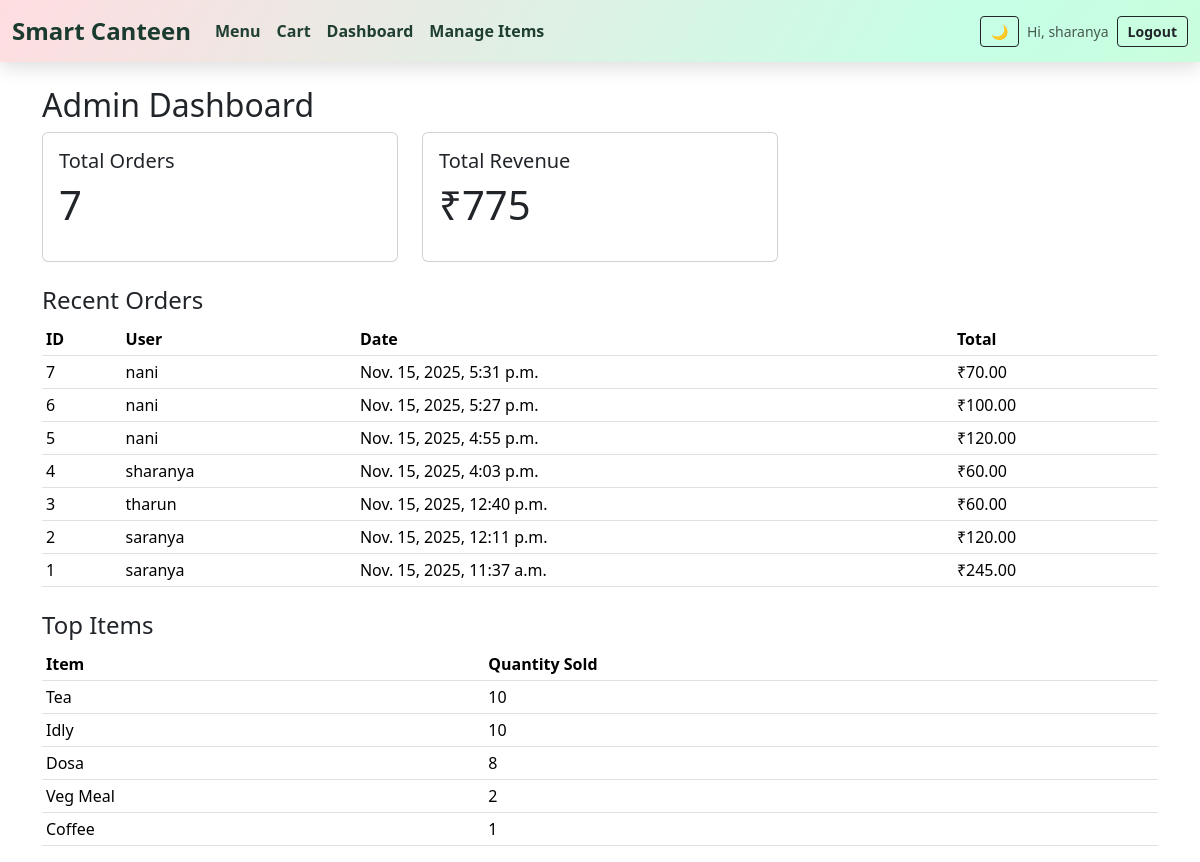
Screenshot of /dashboard/ (signed in) with the database file from the repository.
### menu_app/models.py (models this page shows, shortened)
class Order(models.Model):
    user = models.ForeignKey(
        'auth.User',
        on_delete=models.SET_NULL,
        null=True,
        blank=True
    )
    created_at = models.DateTimeField(auto_now_add=True)
    total_price = models.DecimalField(max_digits=10, decimal_places=2, default=0)

class Item(models.Model):
    name = models.CharField(max_length=100)
    description = models.TextField(blank=True)
    price = models.DecimalField(max_digits=7, decimal_places=2)
    category = models.CharField(
        max_length=50,
        choices=CATEGORY_CHOICES,
        blank=True
    )
    available = models.BooleanField(default=True)
    image = models.ImageField(
        upload_to='menu_images/',
        blank=True,
        null=True
    )
    rating = models.PositiveIntegerField(
        default=0,
        validators=[
            MinValueValidator(0),
            MaxValueValidator(5)
        ]
    )

### menu_app/views.py (the view)
# urls.py: path('dashboard/', views.dashboard, name='dashboard'),
@user_passes_test(lambda u: u.is_staff)
def dashboard(request):
    total_orders = Order.objects.count()
    total_revenue = Order.objects.aggregate(Sum('total_price'))['total_price__sum'] or 0
    recent_orders = Order.objects.order_by('-created_at')[:10]
    top_items = (
        OrderItem.objects
        .values('item__name')
        .annotate(total_qty=Sum('quantity'))
        .order_by('-total_qty')[:5]
    )
    context = {
        'total_orders': total_orders,
        'total_revenue': total_revenue,
        'recent_orders': recent_orders,
        'top_items': top_items,
    }
    return render(request, 'dashboard.html', context)

### templates/dashboard.html
{% extends 'base.html' %}
{% block content %}
<h2>Admin Dashboard</h2>
<div class="row mb-4">
  <div class="col-md-4">
    <div class="card">
      <div class="card-body">
        <h5>Total Orders</h5>
        <p class="display-6">{{ total_orders }}</p>
      </div>
    </div>
  </div>
  <div class="col-md-4">
    <div class="card">
      <div class="card-body">
        <h5>Total Revenue</h5>
        <p class="display-6">₹{{ total_revenue }}</p>
      </div>
    </div>
  </div>
</div>
<h4>Recent Orders</h4>
<table class="table table-sm">
  <thead>
    <tr>
      <th>ID</th>
      <th>User</th>
      <th>Date</th>
      <th>Total</th>
    </tr>
  </thead>
  <tbody>
    {% for order in recent_orders %}
    <tr>
      <td>{{ order.id }}</td>
      <td>{{ order.user }}</td>
      <td>{{ order.created_at }}</td>
      <td>₹{{ order.total_price }}</td>
    </tr>
    {% empty %}
    <tr><td colspan="4">No orders yet.</td></tr>
    {% endfor %}
  </tbody>
</table>
<h4 class="mt-4">Top Items</h4>
<table class="table table-sm">
  <thead>
    <tr>
      <th>Item</th>
      <th>Quantity Sold</th>
    </tr>
  </thead>
  <tbody>
    {% for row in top_items %}
    <tr>
      <td>{{ row.item__name }}</td>
      <td>{{ row.total_qty }}</td>
    </tr>
    {% empty %}
    <tr><td colspan="2">No data.</td></tr>
    {% endfor %}
  </tbody>
</table>
{% endblock %}

### templates/base.html (shortened to what this page needs)
<!DOCTYPE html>
<html lang="en" data-bs-theme="light" id="htmlRoot">
<head>
  <link href="https://cdn.jsdelivr.net/npm/bootstrap@5.3.3/dist/css/bootstrap.min.css" rel="stylesheet">
</head>
<body>
  <nav class="navbar navbar-expand-lg animated-navbar fixed-top">
    <div class="container-fluid">
      <a class="navbar-brand" href="{% url 'home' %}">Smart Canteen</a>
      <div class="collapse navbar-collapse" id="navbarNav">
        <ul class="navbar-nav me-auto">
          <li class="nav-item"><a class="nav-link" href="{% url 'menu_list' %}">Menu</a></li>
          <li class="nav-item"><a class="nav-link" href="{% url 'cart_view' %}">Cart</a></li>
          {% if user.is_staff %}
          <li class="nav-item"><a class="nav-link" href="{% url 'dashboard' %}">Dashboard</a></li>
          <li class="nav-item"><a class="nav-link" href="{% url 'manage_items' %}">Manage Items</a></li>
          {% endif %}
        </ul>
        <div class="d-flex align-items-center gap-2">
          <button class="btn btn-outline-dark btn-sm" id="themeToggle">🌙</button>
          {% if user.is_authenticated %}
          <span class="navbar-text small">Hi, {{ user.username }}</span>
          <form method="post" action="{% url 'logout' %}" style="display:inline;">
            <button class="btn btn-outline-dark btn-sm">Logout</button>
          </form>
          {% else %}
          <a href="{% url 'login' %}" class="btn btn-outline-dark btn-sm">Login</a>
          <a href="{% url 'register' %}" class="btn btn-success btn-sm">Signup</a>
          {% endif %}
        </div>
      </div>
    </div>
  </nav>
  <div class="container mt-3">
    {% block content %}{% endblock %}
  </div>
</body>
</html>

### templates/base.html (style rules this page uses)
body { padding-top: 70px; }
.animated-navbar { background: linear-gradient(120deg, #ffdde1, #c6ffe6, #d4f8c4, #ffe9c8, #ffd6e8, #e0d7ff); background-size: 400% 400%; animation: rainbowFlow 12s ease infinite; padding: 10px 0; box-shadow: 0 4px 20px rgba(0, 0, 0, 0.15); backdrop-filter: blur(10px); }
.animated-navbar .navbar-brand { color: #1a3b2f !important; font-weight: 800; font-size: 1.5rem; }
.animated-navbar .nav-link { color: #1f3f32 !important; font-weight: 600; transition: 0.3s ease; }
.animated-navbar .btn-outline-dark, .animated-navbar .btn-success { font-weight: 600; padding: 4px 10px; }
.animated-navbar { padding: 8px 0 !important; }

### rows the page displays
Order: id "7", user "nani", created_at "Nov. 15, 2025, 5:31 p.m.", total_price "70.00"
Order: id "6", user "nani", created_at "Nov. 15, 2025, 5:27 p.m.", total_price "100.00"
Order: id "5", user "nani", created_at "Nov. 15, 2025, 4:55 p.m.", total_price "120.00"
Order: id "4", user "sharanya", created_at "Nov. 15, 2025, 4:03 p.m.", total_price "60.00"
Order: id "3", user "tharun", created_at "Nov. 15, 2025, 12:40 p.m.", total_price "60.00"
Order: id "2", user "saranya", created_at "Nov. 15, 2025, 12:11 p.m.", total_price "120.00"
Order: id "1", user "saranya", created_at "Nov. 15, 2025, 11:37 a.m.", total_price "245.00"
Item: item__name "Tea", total_qty "10"
Item: item__name "Idly", total_qty "10"
Item: item__name "Dosa", total_qty "8"
Item: item__name "Veg Meal", total_qty "2"
Item: item__name "Coffee", total_qty "1"

### other values shown
{{ user.username }} "sharanya"
{{ total_orders }} "7"
{{ total_revenue }} "775"
